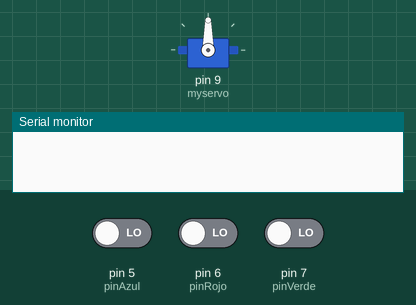
This sketch was run on a simulated Arduino Uno, built with avr-gcc and run on an emulated ATmega328P. On the bench: servo, the last lines printed to the serial monitor. The test bench sets the inputs (shaded band); at power-on: pin 5 (pinAzul) LOW, pin 7 (pinVerde) LOW, pin 6 (pinRojo) LOW.

Above: at 2.8 s.
2.9 s: pin 5 (pinAzul) driven HIGH
At 3.15 s:
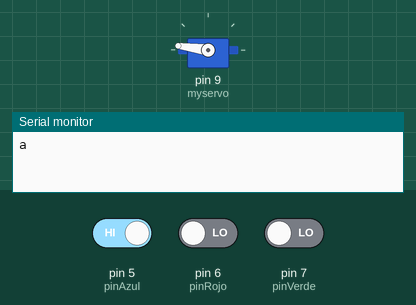
At 6.5 s:
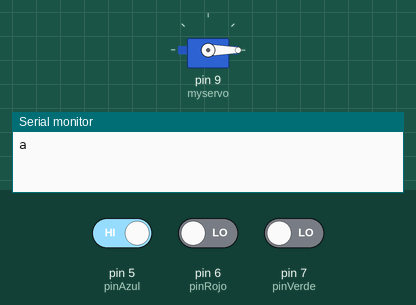
12.3 s: pin 7 (pinVerde) driven HIGH
Timing chart, 0 to 15.2 s (numbered marks = the images above; inputs shaded):
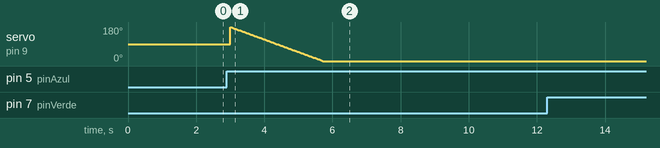

The sketch:

Arduino_-_python.ino
```cpp
#include <Servo.h>

int pinVerde = 7;  // Pin para acceso permitido
int pinRojo = 6;
int pinAzul = 5;

Servo myservo;    // Crear un objeto servo
int pos = 0;      // Posición inicial del servo
bool puerta_abierta = false; // Estado de la puerta

void setup() {
  pinMode(pinVerde, INPUT);
  pinMode(pinRojo, INPUT);
  pinMode(pinAzul, INPUT);
  Serial.begin(9600);
  myservo.attach(9); // Configurar el pin del servo
}

void loop() {
  int estado_WELCOME = digitalRead(pinVerde);
  int estado_DENIED = digitalRead(pinRojo);
  int estado_PUERTA = digitalRead(pinAzul);

  if (estado_WELCOME == HIGH) {
    Serial.println("V");
    delay(5000);
  } else if (estado_DENIED == HIGH) {
    Serial.println("R");
    delay(5000);
  } else if (estado_PUERTA == HIGH && !puerta_abierta) {
    Serial.println("a");
    moverServo(180, 0);
    puerta_abierta = true;
  } else if (estado_PUERTA == LOW && puerta_abierta) {
    Serial.println("c");
    moverServo(0, 180);
    puerta_abierta = false;
  }
  delay(1000);
}

void moverServo(int desde, int hasta) {
  if (desde < hasta) {
    for (int pos = desde; pos <= hasta; pos += 1) {
      myservo.write(pos);
      delay(15); // Ajusta el delay según la velocidad deseada
    }
  } else {
    for (int pos = desde; pos >= hasta; pos -= 1) {
      myservo.write(pos);
      delay(15); // Ajusta el delay según la velocidad deseada
    }
  }
}
```
